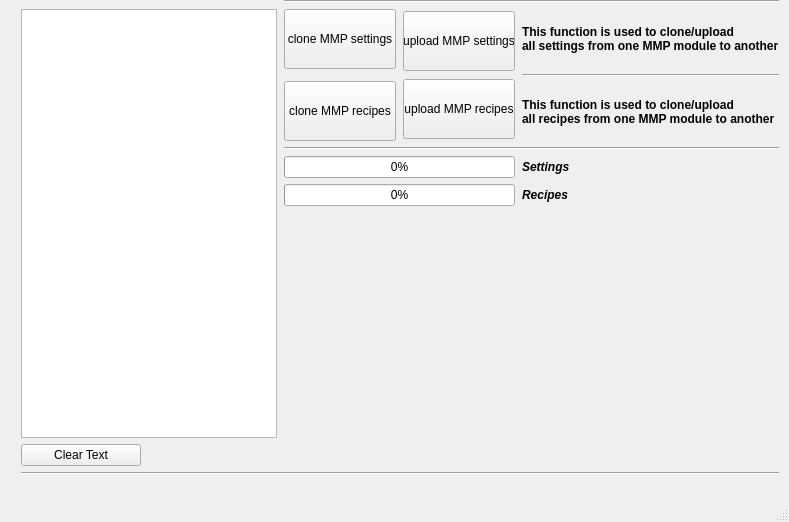
<?xml version="1.0" encoding="UTF-8"?>
<ui version="4.0">
 <class>FMU_CLONE</class>
 <widget class="QMainWindow" name="FMU_CLONE">
  <property name="geometry">
   <rect>
    <x>0</x>
    <y>0</y>
    <width>789</width>
    <height>522</height>
   </rect>
  </property>
  <property name="windowTitle">
   <string>MainWindow</string>
  </property>
  <widget class="QWidget" name="centralwidget">
   <widget class="QWidget" name="gridLayoutWidget_2">
    <property name="geometry">
     <rect>
      <x>20</x>
      <y>0</y>
      <width>760</width>
      <height>475</height>
     </rect>
    </property>
    <layout class="QGridLayout" name="gridLayout_2" rowstretch="0,0,0,0,0,0,0,0,0">
     <property name="leftMargin">
      <number>0</number>
     </property>
     <property name="topMargin">
      <number>0</number>
     </property>
     <property name="rightMargin">
      <number>0</number>
     </property>
     <property name="bottomMargin">
      <number>0</number>
     </property>
     <item row="3" column="1" colspan="2">
      <widget class="QProgressBar" name="pb_set">
       <property name="sizePolicy">
        <sizepolicy hsizetype="Preferred" vsizetype="Fixed">
         <horstretch>1</horstretch>
         <verstretch>0</verstretch>
        </sizepolicy>
       </property>
       <property name="maximumSize">
        <size>
         <width>256</width>
         <height>16777215</height>
        </size>
       </property>
       <property name="value">
        <number>0</number>
       </property>
      </widget>
     </item>
     <item row="2" column="1" colspan="3">
      <widget class="Line" name="line_3">
       <property name="sizePolicy">
        <sizepolicy hsizetype="Minimum" vsizetype="Fixed">
         <horstretch>2</horstretch>
         <verstretch>0</verstretch>
        </sizepolicy>
       </property>
       <property name="orientation">
        <enum>Qt::Horizontal</enum>
       </property>
      </widget>
     </item>
     <item row="7" column="0">
      <widget class="QPushButton" name="btn_clear">
       <property name="maximumSize">
        <size>
         <width>120</width>
         <height>16777215</height>
        </size>
       </property>
       <property name="layoutDirection">
        <enum>Qt::LeftToRight</enum>
       </property>
       <property name="text">
        <string>Clear Text</string>
       </property>
       <property name="autoDefault">
        <bool>false</bool>
       </property>
      </widget>
     </item>
     <item row="4" column="3">
      <widget class="QLabel" name="label_3">
       <property name="font">
        <font>
         <weight>75</weight>
         <italic>true</italic>
         <bold>true</bold>
        </font>
       </property>
       <property name="text">
        <string>Recipes</string>
       </property>
      </widget>
     </item>
     <item row="8" column="0" colspan="4">
      <widget class="Line" name="line_6">
       <property name="sizePolicy">
        <sizepolicy hsizetype="Minimum" vsizetype="Fixed">
         <horstretch>3</horstretch>
         <verstretch>0</verstretch>
        </sizepolicy>
       </property>
       <property name="orientation">
        <enum>Qt::Horizontal</enum>
       </property>
      </widget>
     </item>
     <item row="1" column="3">
      <layout class="QVBoxLayout" name="verticalLayout_3">
       <item>
        <widget class="QLabel" name="label_2">
         <property name="font">
          <font>
           <weight>75</weight>
           <bold>true</bold>
          </font>
         </property>
         <property name="text">
          <string>This function is used to clone/upload 
all settings from one MMP module to another</string>
         </property>
        </widget>
       </item>
       <item>
        <widget class="Line" name="line">
         <property name="orientation">
          <enum>Qt::Horizontal</enum>
         </property>
        </widget>
       </item>
       <item>
        <widget class="QLabel" name="label_4">
         <property name="font">
          <font>
           <weight>75</weight>
           <bold>true</bold>
          </font>
         </property>
         <property name="text">
          <string>This function is used to clone/upload 
all recipes from one MMP module to another</string>
         </property>
        </widget>
       </item>
      </layout>
     </item>
     <item row="3" column="3">
      <widget class="QLabel" name="label">
       <property name="sizePolicy">
        <sizepolicy hsizetype="Fixed" vsizetype="Preferred">
         <horstretch>0</horstretch>
         <verstretch>0</verstretch>
        </sizepolicy>
       </property>
       <property name="font">
        <font>
         <weight>75</weight>
         <italic>true</italic>
         <bold>true</bold>
        </font>
       </property>
       <property name="text">
        <string>Settings</string>
       </property>
      </widget>
     </item>
     <item row="1" column="0" rowspan="5">
      <widget class="QPlainTextEdit" name="lsbox">
       <property name="sizePolicy">
        <sizepolicy hsizetype="Fixed" vsizetype="Minimum">
         <horstretch>0</horstretch>
         <verstretch>4</verstretch>
        </sizepolicy>
       </property>
      </widget>
     </item>
     <item row="0" column="1" colspan="3">
      <widget class="Line" name="line_11">
       <property name="sizePolicy">
        <sizepolicy hsizetype="Minimum" vsizetype="Fixed">
         <horstretch>2</horstretch>
         <verstretch>0</verstretch>
        </sizepolicy>
       </property>
       <property name="orientation">
        <enum>Qt::Horizontal</enum>
       </property>
      </widget>
     </item>
     <item row="1" column="2">
      <layout class="QVBoxLayout" name="verticalLayout">
       <item>
        <widget class="QPushButton" name="btn_upload_set">
         <property name="sizePolicy">
          <sizepolicy hsizetype="Fixed" vsizetype="Fixed">
           <horstretch>0</horstretch>
           <verstretch>0</verstretch>
          </sizepolicy>
         </property>
         <property name="minimumSize">
          <size>
           <width>112</width>
           <height>60</height>
          </size>
         </property>
         <property name="maximumSize">
          <size>
           <width>100</width>
           <height>60</height>
          </size>
         </property>
         <property name="text">
          <string>upload MMP settings</string>
         </property>
        </widget>
       </item>
       <item>
        <widget class="QPushButton" name="btn_upload_rcp">
         <property name="sizePolicy">
          <sizepolicy hsizetype="Fixed" vsizetype="Minimum">
           <horstretch>0</horstretch>
           <verstretch>0</verstretch>
          </sizepolicy>
         </property>
         <property name="minimumSize">
          <size>
           <width>112</width>
           <height>60</height>
          </size>
         </property>
         <property name="maximumSize">
          <size>
           <width>100</width>
           <height>60</height>
          </size>
         </property>
         <property name="text">
          <string>upload MMP recipes</string>
         </property>
        </widget>
       </item>
      </layout>
     </item>
     <item row="1" column="1">
      <layout class="QVBoxLayout" name="verticalLayout_2">
       <property name="spacing">
        <number>12</number>
       </property>
       <item>
        <widget class="QPushButton" name="btn_clone_set">
         <property name="sizePolicy">
          <sizepolicy hsizetype="Fixed" vsizetype="Fixed">
           <horstretch>0</horstretch>
           <verstretch>0</verstretch>
          </sizepolicy>
         </property>
         <property name="minimumSize">
          <size>
           <width>112</width>
           <height>60</height>
          </size>
         </property>
         <property name="maximumSize">
          <size>
           <width>16777215</width>
           <height>60</height>
          </size>
         </property>
         <property name="text">
          <string>clone MMP settings</string>
         </property>
        </widget>
       </item>
       <item>
        <widget class="QPushButton" name="btn_clone_rcp">
         <property name="sizePolicy">
          <sizepolicy hsizetype="Fixed" vsizetype="Fixed">
           <horstretch>0</horstretch>
           <verstretch>0</verstretch>
          </sizepolicy>
         </property>
         <property name="minimumSize">
          <size>
           <width>0</width>
           <height>60</height>
          </size>
         </property>
         <property name="maximumSize">
          <size>
           <width>112</width>
           <height>60</height>
          </size>
         </property>
         <property name="text">
          <string>clone MMP recipes</string>
         </property>
        </widget>
       </item>
      </layout>
     </item>
     <item row="4" column="1" colspan="2">
      <widget class="QProgressBar" name="pb_rcp">
       <property name="sizePolicy">
        <sizepolicy hsizetype="Preferred" vsizetype="Fixed">
         <horstretch>1</horstretch>
         <verstretch>0</verstretch>
        </sizepolicy>
       </property>
       <property name="value">
        <number>0</number>
       </property>
      </widget>
     </item>
    </layout>
   </widget>
  </widget>
  <widget class="QMenuBar" name="menubar">
   <property name="geometry">
    <rect>
     <x>0</x>
     <y>0</y>
     <width>789</width>
     <height>21</height>
    </rect>
   </property>
  </widget>
  <widget class="QStatusBar" name="statusbar"/>
 </widget>
 <resources/>
 <connections/>
</ui>
